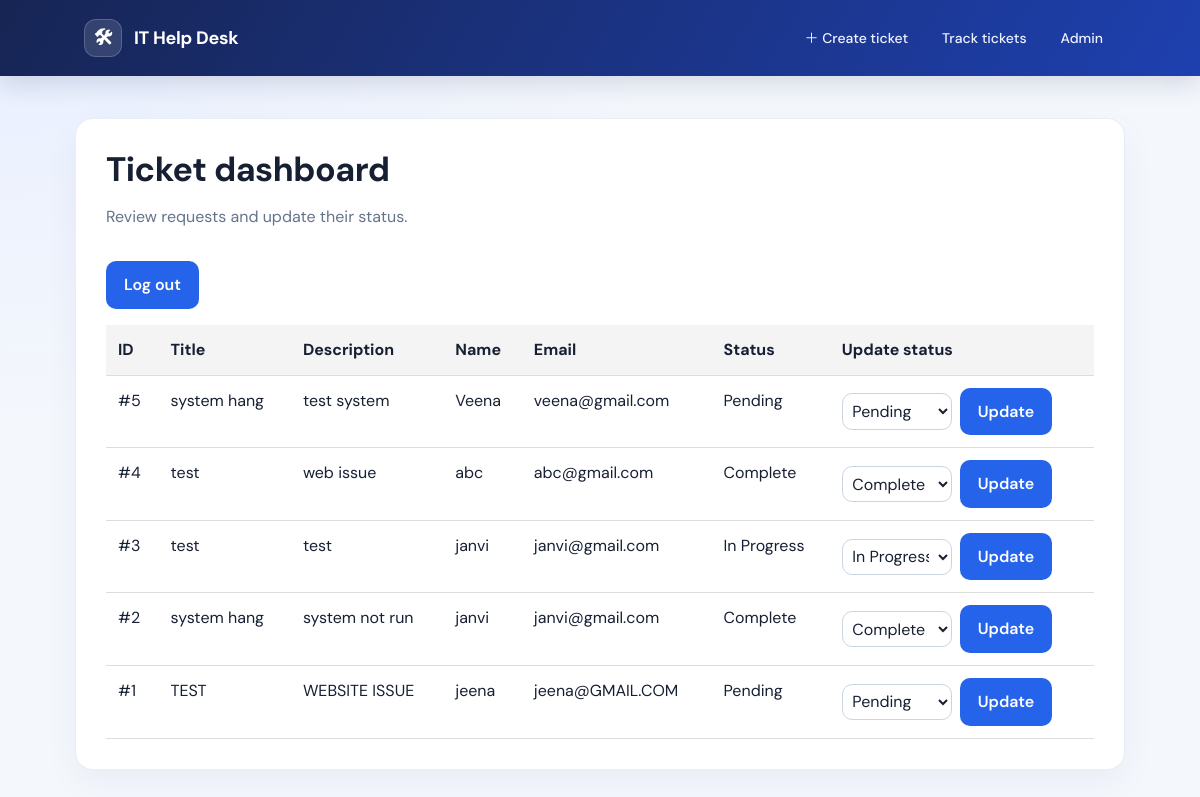
Before: /admin (signed in) with the older database file.
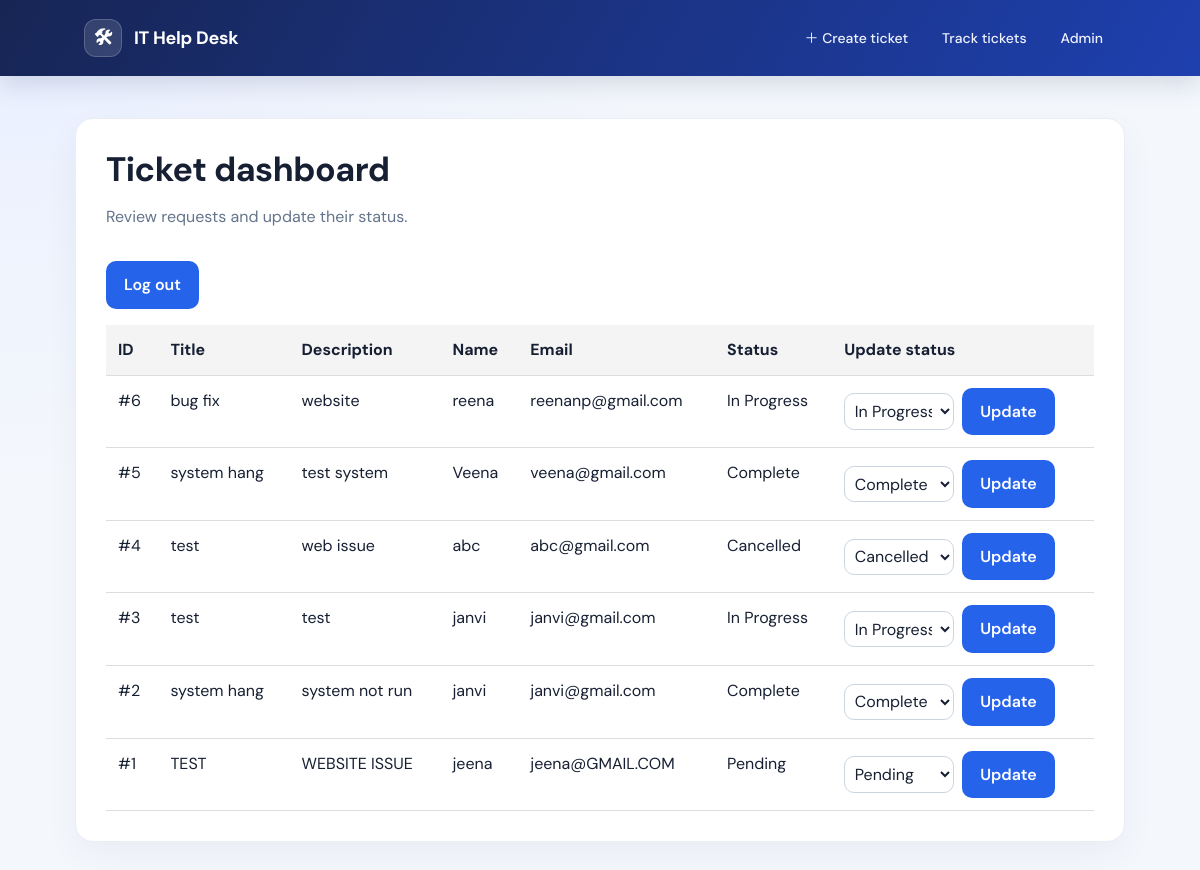
After: the same page with the newer database file.
### tables this page shows
CREATE TABLE tickets (
            id INTEGER PRIMARY KEY AUTOINCREMENT,
            name TEXT NOT NULL,
            email TEXT NOT NULL,
            title TEXT NOT NULL,
            description TEXT NOT NULL,
            status TEXT NOT NULL DEFAULT 'Pending',
            created_at TIMESTAMP DEFAULT CURRENT_TIMESTAMP
        );

### app.py (the view)
@app.route("/admin")
@admin_required
def admin_dashboard():
    tickets = get_db().execute(
        "SELECT * FROM tickets ORDER BY id DESC"
    ).fetchall()
    return render_template(
        "admin_dashboard.html", tickets=tickets, statuses=STATUSES
    )

### app.py (called while the page is built)
def get_db():
    if "db" not in g:
        g.db = sqlite3.connect(DATABASE)
        g.db.row_factory = sqlite3.Row
    return g.db

def init_db():
    db = get_db()
    db.execute("""
        CREATE TABLE IF NOT EXISTS tickets (
            id INTEGER PRIMARY KEY AUTOINCREMENT,
            name TEXT NOT NULL,
            email TEXT NOT NULL,
            title TEXT NOT NULL,
            description TEXT NOT NULL,
            status TEXT NOT NULL DEFAULT 'Pending',
            created_at TIMESTAMP DEFAULT CURRENT_TIMESTAMP
        )
    """)
    db.commit()

@app.before_request
def setup_database():
    init_db()

def admin_required(view):
    @wraps(view)
    def wrapped(*args, **kwargs):
        if not session.get("is_admin"):
            flash("Please sign in as an administrator.")
            return redirect(url_for("admin_login"))
        return view(*args, **kwargs)
    return wrapped

### templates/admin_dashboard.html (shortened to what this page needs)
{% extends "base.html" %}
{% block content %}
<div class="card">
  <h1>Ticket dashboard</h1>
  <p class="muted">Review requests and update their status.</p>
  <a class="button" href="{{ url_for('admin_logout') }}">Log out</a>
  {% if tickets %}
    <div class="table-wrap">
      <table>
        <thead>
          <tr>
            <th>ID</th>
            <th>Title</th>
            <th>Description</th>
            <th>Name</th>
            <th>Email</th>
            <th>Status</th>
            <th>Update status</th>
          </tr>
        </thead>
        <tbody>
          {% for ticket in tickets %}
            <tr>
              <td>#{{ ticket.id }}</td>
              <td>{{ ticket.title }}</td>
              <td>{{ ticket.description }}</td>
              <td>{{ ticket.name }}</td>
              <td>{{ ticket.email }}</td>
              <td>{{ ticket.status }}</td>
              <td>
                <form class="admin-form"
                      method="post"
                      action="{{ url_for('update_status', ticket_id=ticket.id) }}">
                 <select class="status-select" name="status" aria-label="Ticket status">
                    {% for status in statuses %}
                      <option value="{{ status }}"
                        {% if status == ticket.status %}selected{% endif %}>
                        {{ status }}
                      </option>
                    {% endfor %}
                  </select>
                  <button type="submit">Update</button>
                </form>
              </td>
            </tr>
          {% endfor %}
        </tbody>
      </table>
    </div>
  {% else %}
    <p>No tickets have been submitted yet.</p>
  {% endif %}
</div>
{% endblock %}

### templates/base.html (shortened to what this page needs)
<!doctype html>
<html lang="en">
<head>
</head>
<body>
<header>
  <div class="brand">
    <span class="brand-icon">🛠</span>
    <span>IT Help Desk</span>
  </div>
  <nav>
    <a href="{{ url_for('new_ticket') }}">＋ Create ticket</a>
    <a href="{{ url_for('my_tickets') }}">Track tickets</a>
    <a href="{{ url_for('admin_login') }}">Admin</a>
  </nav>
</header>
<main>
  {% block content %}{% endblock %}
</main>
</body>
</html>

### templates/base.html (style rules this page uses)
:root { --navy: #172554; --blue: #2563eb; --blue-dark: #1d4ed8; --text: #172033; --muted: #64748b; --border: #e2e8f0; --surface: #ffffff; --background: #f4f7fc; }
* { box-sizing: border-box; }
body { margin: 0; background: radial-gradient(ellipse at top left, #e8efff 0, transparent 38%), var(--background); color: var(--text); font: 16px/1.6 "DM Sans", Arial, sans-serif; min-height: 100vh; }
header { background: linear-gradient(120deg, #172554, #1e40af); color: white; padding: 18px max(7%, calc((100% - 1100px) / 2)); display: flex; justify-content: space-between; align-items: center; box-shadow: 0 8px 24px #17255425; }
.brand { display: flex; align-items: center; gap: 12px; font-size: 18px; font-weight: 700; letter-spacing: -.3px; }
.brand-icon { width: 38px; height: 38px; display: grid; place-items: center; background: #ffffff20; border: 1px solid #ffffff30; border-radius: 12px; font-size: 19px; }
header nav { display: flex; align-items: center; gap: 8px; }
header nav a { color: #eef2ff; text-decoration: none; padding: 9px 13px; border-radius: 8px; font-size: 14px; font-weight: 500; transition: background .2s, transform .2s; }
main { width: min(100% - 36px, 1050px); margin: 42px auto; }
.card { background: var(--surface); padding: 30px; border: 1px solid #e9eef6; border-radius: 18px; box-shadow: 0 12px 35px #1725540c; margin-bottom: 22px; }
h1, h2, h3 { line-height: 1.25; letter-spacing: -.5px; }
h1 { margin: 0 0 12px; font-size: clamp(26px, 4vw, 34px); }
p { margin-top: 0; }
input, textarea, select { width: 100%; padding: 12px 14px; border: 1px solid #cbd5e1; border-radius: 10px; background: white; color: var(--text); font: inherit; outline: none; transition: border-color .2s, box-shadow .2s; }
button, .button { display: inline-flex; align-items: center; justify-content: center; gap: 8px; background: var(--blue); color: white; border: 0; padding: 11px 18px; border-radius: 10px; cursor: pointer; text-decoration: none; font: inherit; font-weight: 600; transition: background .2s, transform .2s, box-shadow .2s; }
.button { margin-top: 16px; }
.muted { color: var(--muted); }
.admin-form { display: flex; gap: 10px; align-items: center; }
.admin-form select { max-width: 200px; }

### templates/admin_dashboard.html (style rules this page uses)
.table-wrap { margin-top: 1rem; overflow-x: auto; }
table { width: 100%; border-collapse: collapse; min-width: 750px; }
th, td { padding: 0.75rem; text-align: left; vertical-align: top; border-bottom: 1px solid #ddd; }
th { background: #f4f4f4; }
td { overflow-wrap: anywhere; }
.admin-form { display: flex; gap: 0.5rem; }
.status-select { width: 110px; padding: 0.35rem; }

Changed rows visible on the page:
added tickets: id "6", title "bug fix", description "website", name "reena", email "reenanp@gmail.com", status "In Progress"
changed tickets "test system": status "Pending" → "Complete"
changed tickets "web issue": status "Complete" → "Cancelled"
